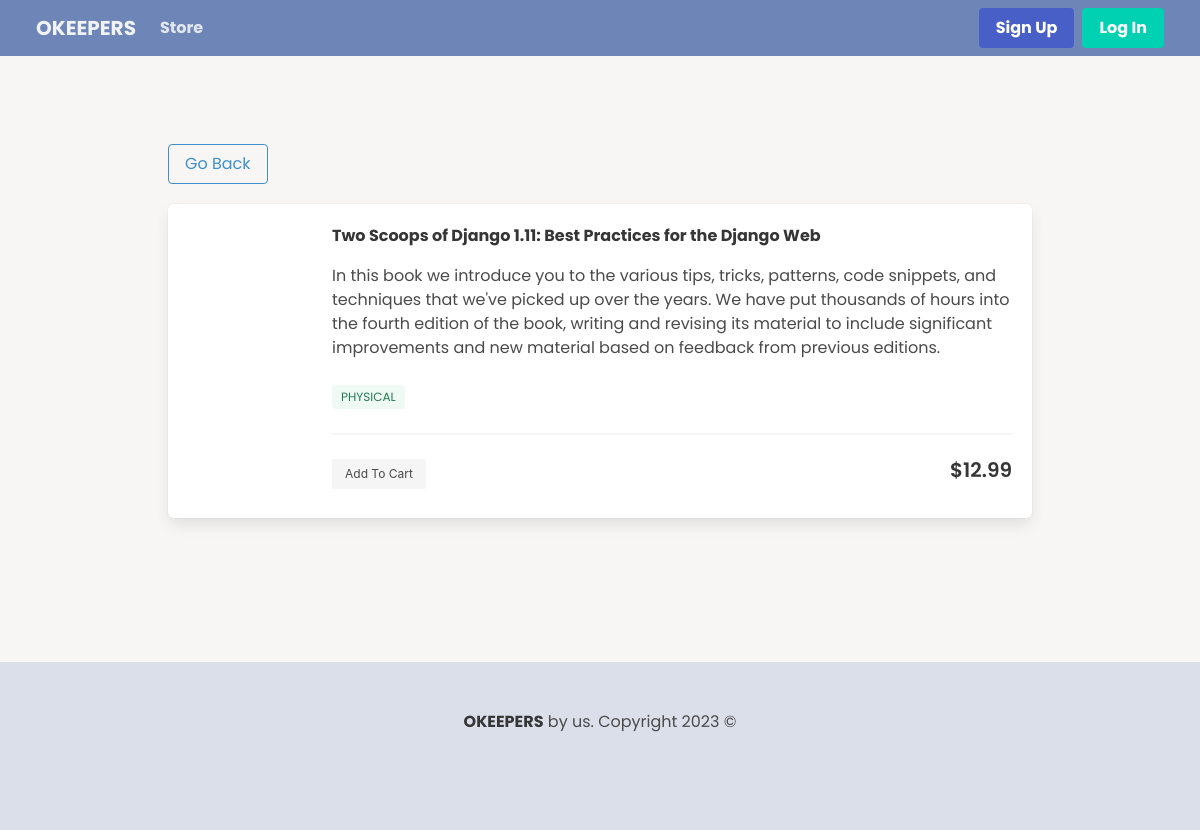
/4, run on an earlier commit of the app's database.
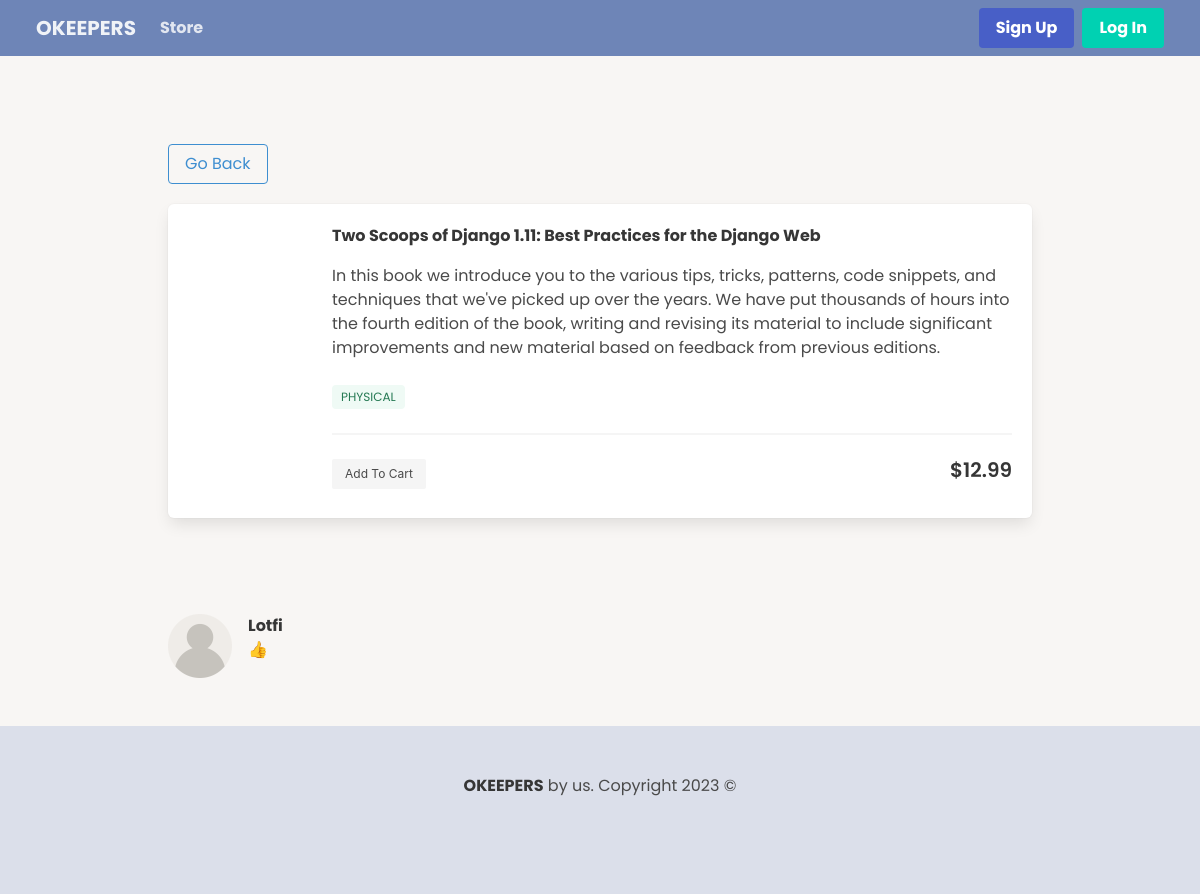
And on a later commit of the database.
### shop/models.py (models this page shows)
class Review(models.Model):
    user = models.ForeignKey(User, on_delete=models.CASCADE, null=True)
    product = models.ForeignKey(Product, on_delete=models.CASCADE, null=True)
    stars = models.IntegerField(default=3)
    review = models.CharField(max_length=512, null=False)

### shop/views.py (the view)
# urls.py: path("<int:productId>", views.viewDetails, name='detail'),
def viewDetails(request, productId):
    print(productId)
    product = Product.objects.get(id=productId)
    reviews = product.review_set.all() #type: ignore
    context = {"product": product, "reviews": reviews}
    return render(request, "shop/detail.html", context)

### shop/models.py (called while the page is built)
    @property
    def imageURL(self):
        try:
            url = self.image.url
        except:
            url = ""
        return url

### shop/templates/shop/detail.html (shortened to what this page needs)
{% extends 'shop/base.html' %}
{% load static %}
{% block content %}
<section class="section">
    <div class="container">
        <a class="button btn-go-back is-info is-outlined" href="{% url 'store' %}">Go Back</a>
        <div class="box">
            <article class="media">
                <div class="media-left">
                    <figure class="image is-128x128">
                    </figure>
                </div>
                <div class="media-content">
                    <div class="content">
                        <p class="product-description">
                            <strong>{{product.name}}</strong>
                        <p>{{ product.description}}</p>
                        <div class="block my-5">
                            {% if product.is_physical %}
                            <span class="tag is-success is-light">PHYSICAL</span>
                            {% endif %}
                        </div>
                        <hr>
                        </p>
                        <button data-product="{{product.id}}" data-action="add"
                            class="button is-secondary is-light is-small update-cart">Add To Cart</button>
                        <h4 class="prices">${{product.price|floatformat:2}}</h4>
                    </div>
                </div>
            </article>
        </div>
    </div>
</section>
<section class="section">
    <div class="block">
        {% for review in reviews %}
        <article class="media">
            <figure class="media-left">
                <p class="image is-64x64">
                    <img src="{% static 'images/user-placeholder.png' %}">
                </p>
            </figure>
            <div class="media-content">
                <div class="content">
                    <p style="text-transform:capitalize;">
                        <strong>{{ review.user }}</strong>  <small></small>
                        <br>
                        {{ review.review }}
                    </p>
                </div>
            </div>
        </article>
        {% endfor %}
    </div>
</section>
{% endblock content %}

What changed in the data, as far as the page shows it:
added Review: user "Lotfi", review "👍"
